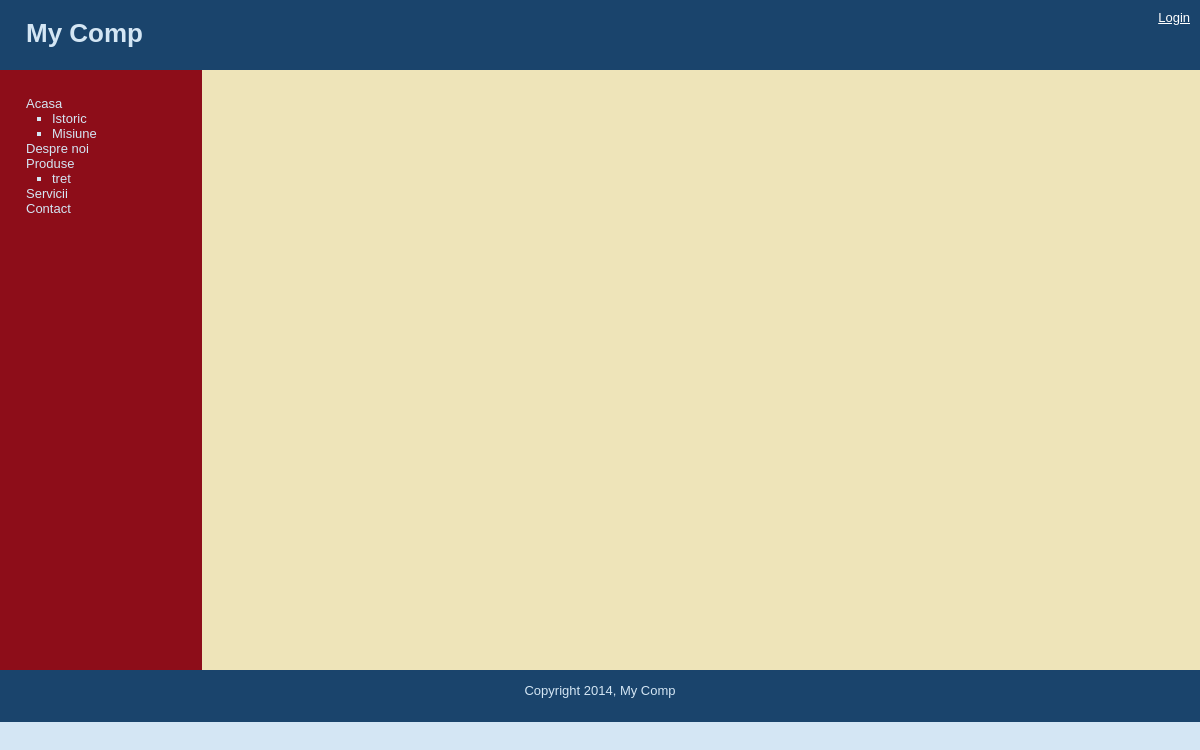
Page /cms_07/index.php on the committed database.
### tables this page shows
CREATE TABLE IF NOT EXISTS `subjects` (
  `id` int(11) NOT NULL AUTO_INCREMENT,
  `menu_name` varchar(30) NOT NULL,
  `position` int(3) NOT NULL,
  `visible` tinyint(1) NOT NULL,
  PRIMARY KEY (`id`)
);

CREATE TABLE IF NOT EXISTS `pages` (
  `id` int(11) NOT NULL AUTO_INCREMENT,
  `subject_id` int(11) NOT NULL,
  `menu_name` varchar(30) NOT NULL,
  `position` int(3) NOT NULL,
  `visible` tinyint(1) NOT NULL,
  `content` text NOT NULL,
  PRIMARY KEY (`id`),
  KEY `subject_id` (`subject_id`)
);

### cms_07/includes/session.php (called while the page is built, shortened)
<?php
	function logged_in() {
		return isset($_SESSION['user_id']);
	}
?>

### cms_07/includes/functions.php (the view, shortened to what this page needs)
<?php
	function get_all_subjects($public = true) {
		global $connection;
		$query = "SELECT *
				FROM subjects ";
		if ($public) {
			$query .= "WHERE visible = 1 ";
		}
		$query .= "ORDER BY position ASC";
		$subject_set = mysqli_query($connection,$query);
		return $subject_set;
	}
	function get_pages_for_subject($subject_id, $public = true) {
		global $connection;
		$query = "SELECT *
				FROM pages ";
		$query .= "WHERE subject_id = {$subject_id} ";
		if ($public) {
			$query .= "AND visible = 1 ";
		}
		$query .= "ORDER BY position ASC";
		$page_set = mysqli_query($connection,$query);
		return $page_set;
	}
	function find_selected_page(&$sel_subj,&$sel_page){
		if(isset($_GET['subj']) && is_numeric($_GET['subj']) && intval($_GET['subj'])!=0){
			$sel_subj=get_subject_by_id($_GET['subj']);
			$sel_page = get_default_page($sel_subj['id']);
			}elseif(isset($_GET['page']) && is_numeric($_GET['page']) &&  intval($_GET['page'])!=0){
				$sel_subj=NULL;
				$sel_page=get_page_by_id($_GET['page']);
				}else{
					$sel_subj=NULL;
					$sel_page=NULL;
					}
			}
function public_navigation($sel_subj, $sel_page, $public = true) {
		$subject_set=get_all_subjects($public);
		echo "<ul class=\"subjects\">";
		while($subject=mysqli_fetch_array($subject_set)){
			echo "<li";
			if($sel_subj['id']==$subject['id']){
				echo " class=\"selected\"";
				}
			echo "><a href=\"index.php?subj=". urlencode($subject["id"]) ."\">{$subject['menu_name']}</a></li>";
			$page_set=get_pages_for_subject($subject['id'],$public);
			echo "<ul class=\"pages\">";
			while($page=mysqli_fetch_array($page_set)){
				echo "<li";
				if($sel_page['id']==$page['id']){
					echo " class=\"selected\"";
					}
				echo "><a href=\"index.php?page=". urlencode($page["id"]) ."\">{$page['menu_name']}</a></li>";
				}
			echo "</ul>";
			}
			echo "</ul>";
		}
?>

### cms_07/includes/header.php (shortened to what this page needs)
<?php require_once("includes/session.php"); ?>
<!DOCTYPE html PUBLIC "-//W3C//DTD XHTML 1.0 Strict//EN" "http://www.w3.org/TR/xhtml1/DTD/xhtml1-strict.dtd">
<html xmlns="http://www.w3.org/1999/xhtml" xml:lang="en" lang="en">
<head>
	<link href="stylesheets/public.css" media="all" rel="stylesheet" type="text/css" />
</head>
<body>
<?php if (logged_in()) { ?>
		<a href="logout.php" class="login">Logout</a>
	<?php	}else {	?>
	<a href="login.php" class="login">Login</a>
	<?php	}?>
	<div id="header">
		<h1>My Comp</h1>
	</div>
	<div id="main">

### cms_07/index.php (shortened to what this page needs)
<?php require_once("includes/session.php"); ?>
<?php require_once("includes/connection.php"); ?>
<?php require_once("includes/functions.php"); ?>
<?php include("includes/header.php"); ?>
<table id="structure">
	<tr>
		<td id="navigation">
			<?php echo public_navigation($sel_subj, $sel_page); ?>
		</td>
		<td id="page">
		</td>
	</tr>
</table>
<?php include("includes/footer.php"); ?>

### cms_07/includes/footer.php (shortened to what this page needs)
	</div>
	<div id="footer">Copyright <?php echo date('Y') ?>, My Comp</div>
</body>
</html>

### cms_07/stylesheets/public.css (style rules this page uses)
html { height: 100%; width: 100%; }
body { width: 100%; height: 100%; margin: 0px; padding: 0px; border: 0px; font-family: Verdana, Arial, Helvetica, sans-serif; background: #D4E6F4; font-size: 13px; line-height: 15px; }
table, tr, td { border-collapse: collapse; vertical-align: top; font-size: 13px; line-height: 15px; }
a { color: #8D0D19; }
#header { height: 70px; margin: 0px; padding: 0px; text-align: left; background: #1A446C; color: #D4E6F4; }
#header h1 { padding: 1em; margin: 0px; }
#main { margin: 0px; padding: 0px; height: 600px; width: 100%; background: #EEE4B9; }
#structure { height: 600px; width: 100%; }
#footer { height: 2em; margin: 0px; padding: 1em; text-align: center; background: #1A446C; color: #D4E6F4; }
#navigation { width: 150px; padding: 1em 2em; color: #D4E6F4; background: #8D0D19; }
#navigation a { color: #D4E6F4; text-decoration: none; }
ul.subjects { padding-left: 0; list-style: none; }
ul.pages { padding-left: 2em; list-style: square; }
#page { padding-left: 2em; vertical-align: top; background: #EEE4B9; }
.login { float:right;padding:10px; color:#fff; }

### rows in the picture
subjects: menu_name "Acasa"
pages: menu_name "Istoric"
pages: menu_name "Misiune"
subjects: menu_name "Despre noi"
subjects: menu_name "Produse"
pages: menu_name "tret"
subjects: menu_name "Servicii"
subjects: menu_name "Contact"
